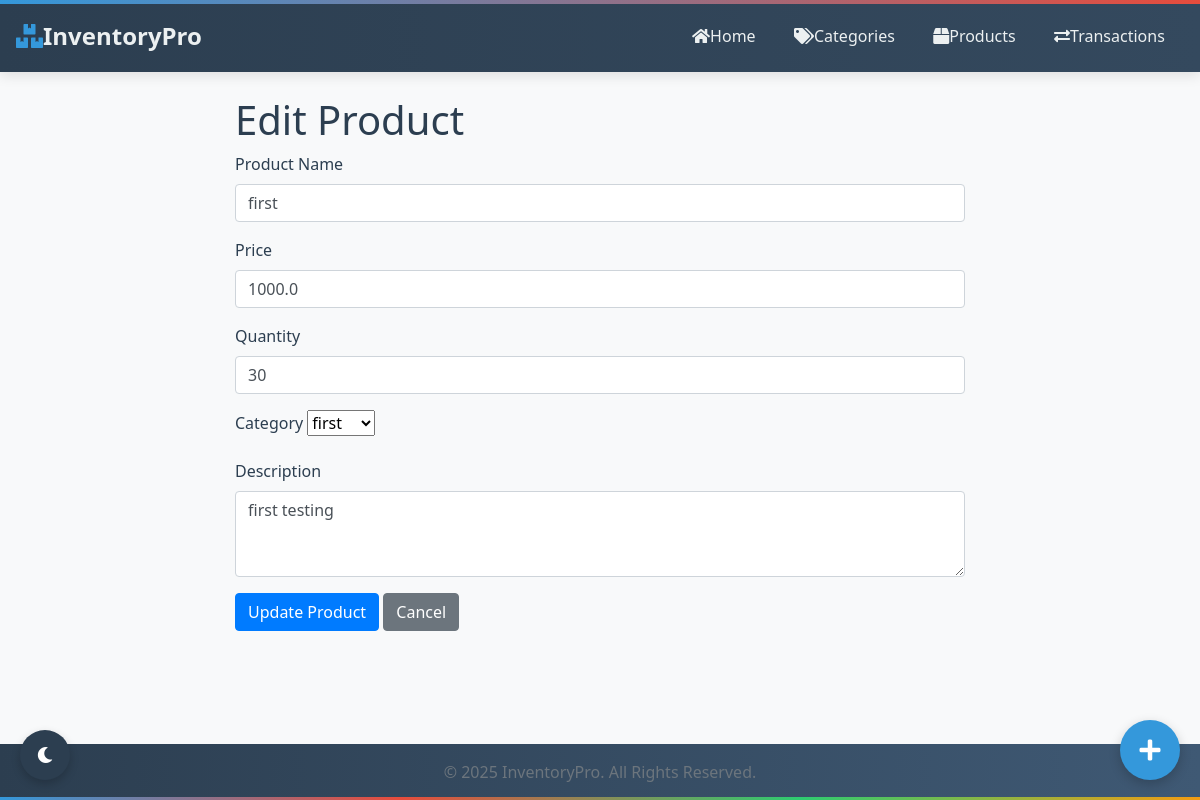
The page /products/1/edit on the database as committed earlier.
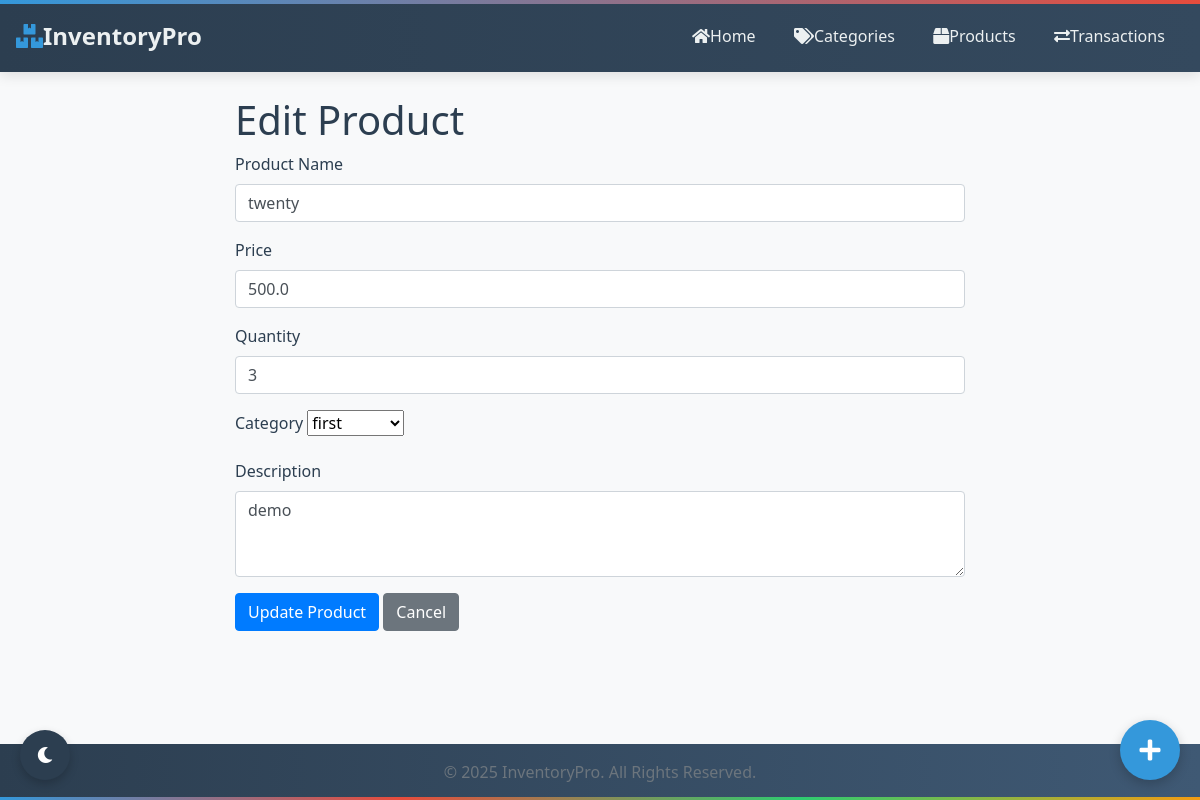
The same page on the database as committed later.
### models/product.py (models this page shows, shortened)
class Product(Base):
    __tablename__ = 'products'
    id = Column(Integer, primary_key=True)
    _name = Column("name", String(100), nullable=False)
    description = Column(String(255))
    _price = Column("price", Float, nullable=False)
    _quantity = Column("quantity", Integer, default=0)
    category_id = Column(Integer, ForeignKey('categories.id'), nullable=False)
    created_at = Column(DateTime, default=datetime.datetime.utcnow)
    updated_at = Column(DateTime, default=datetime.datetime.utcnow, onupdate=datetime.datetime.utcnow)
    reorder_level = Column(Integer, default=10)
    reorder_quantity = Column(Integer, default=20)
    category = relationship("Category", back_populates="products")
    suppliers = relationship("Supplier", secondary="supplier_product", back_populates="products")
    transaction_items = relationship("TransactionItem", back_populates="product")
    transactions = relationship(
        "Transaction",
        secondary="transaction_items",
        primaryjoin="Product.id == TransactionItem.product_id",
        secondaryjoin="TransactionItem.transaction_id == Transaction.id",
        viewonly=True  # Make this viewonly to prevent cascade conflicts
    )
    @property
    def name(self):
        return self._name
    @name.setter
    def name(self, value):
        if not value or not isinstance(value, str) or len(value.strip()) < 2:
            raise ValueError("Product name must be a string with at least 2 characters")
        self._name = value.strip()
    @property
    def price(self):
        return self._price
    @price.setter
    def price(self, value):
        try:
            value = float(value)
            if value < 0:
                raise ValueError("Price cannot be negative")
            self._price = value
        except (ValueError, TypeError):
            raise ValueError("Price must be a positive number")
    @property
    def quantity(self):
        return self._quantity
    @quantity.setter
    def quantity(self, value):
        try:
            value = int(value)
            if value < 0:
                raise ValueError("Quantity cannot be negative")
            self._quantity = value
        except (ValueError, TypeError):
            raise ValueError("Quantity must be a positive integer")
    @classmethod
    def find_by_id(cls, id):
        session = SessionLocal()
        try:
            product = session.query(cls).options(joinedload(cls.category)).filter_by(id=id).first()
            return product
        finally:
            session.close()

### web/app.py (the view, shortened to what this page needs)
@app.route('/products/<int:id>/edit', methods=['GET', 'POST'])
def edit_product(id):
    product = Product.find_by_id(id)
    if not product:
        flash(f"Product with ID {id} not found", "error")
        return redirect(url_for('list_products'))
    categories = Category.get_all()
    return render_template('products/edit.html', product=product, categories=categories)

### models/category.py (called while the page is built)
    @property
    def name(self):
        return self._name

    @classmethod
    def get_all(cls):
        session = SessionLocal()
        try:
            categories = session.query(cls).options(joinedload(cls.products)).all()
            return categories
        finally:
            session.close()

### web/app.py (called while the page is built)
@app.context_processor
def inject_now():
    return {'now': datetime.utcnow()}

### web/templates/products/edit.html (shortened to what this page needs)
{% extends 'base.html' %}
{% block content %}
<div class="row">
    <div class="col-md-8 offset-md-2">
        <h1>Edit Product</h1>
        <form action="{{ url_for('update_product', id=product.id) }}" method="post">
            <div class="mb-3">
                <label for="name" class="form-label">Product Name</label>
                <input type="text" name="name" id="name" class="form-control" value="{{ product.name }}" required>
            </div>
            <div class="mb-3">
                <label for="price" class="form-label">Price</label>
                <input type="number" name="price" id="price" class="form-control" step="0.01" value="{{ product.price }}" required>
            </div>
            <div class="mb-3">
                <label for="quantity" class="form-label">Quantity</label>
                <input type="number" name="quantity" id="quantity" class="form-control" value="{{ product.quantity }}" required>
            </div>
            <div class="mb-3">
                <label for="category" class="form-label">Category</label>
                <select name="category_id" id="category" class="form-select" required>
                    {% for category in categories %}
                    <option value="{{ category.id }}" {% if product.category and product.category.id == category.id %}selected{% endif %}>
                        {{ category.name }}
                    </option>
                    {% endfor %}
                </select>
            </div>
            <div class="mb-3">
                <label for="description" class="form-label">Description</label>
                <textarea name="description" id="description" class="form-control" rows="3">{{ product.description }}</textarea>
            </div>
            <button type="submit" class="btn btn-primary">Update Product</button>
            <a href="{{ url_for('list_products') }}" class="btn btn-secondary">Cancel</a>
        </form>
    </div>
</div>
{% endblock %}

Rows that differ between the two databases and show on the page:
changed Product: name "first" → "twenty"; price "1000.0" → "500.0"; quantity "30" → "3"; description "first testing" → "demo"
